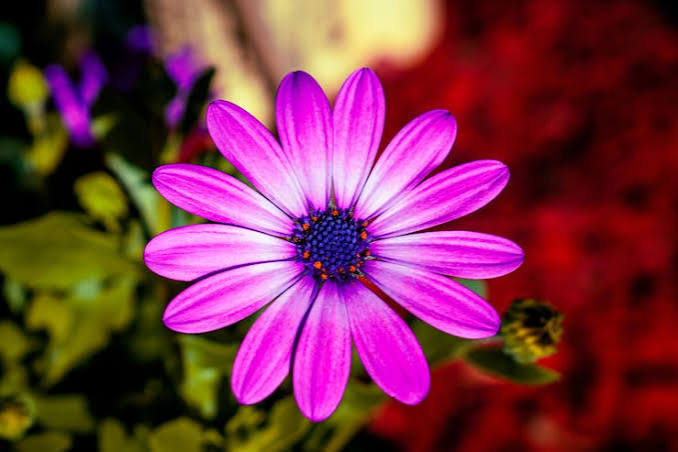
#> input picture IPP_PracticalFile1/flower.jpg, 678 x 452 px
$ jupyter execute Problem_09.ipynb
#> lines starting #> are read from the running program, lines starting #| are printed output that depends on the picture
# IPP Practical File 1
Swanand Wirkar
20251051 BDA

## Problem Statement 9

Write a Python program that converts an image from RGB to HSV colour space, and display each channel (Hue, Saturation, Value) separately using Matplotlib.

[cell 1]
import cv2
import matplotlib.pyplot as plt

image = cv2.imread("flower.jpg")
#> image is the input picture: shape (452, 678, 3); mean B, G, R 73.2, 51.2, 122.5
if image is None:
    raise FileNotFoundError("Could not find flower.jpg")
image = cv2.cvtColor(image, cv2.COLOR_BGR2RGB)
hsv_image = cv2.cvtColor(image, cv2.COLOR_RGB2HSV)
#> hsv_image: shape (452, 678, 3); mean H, S, V 90.8, 204.2, 126.2
hue, saturation, value = cv2.split(hsv_image)
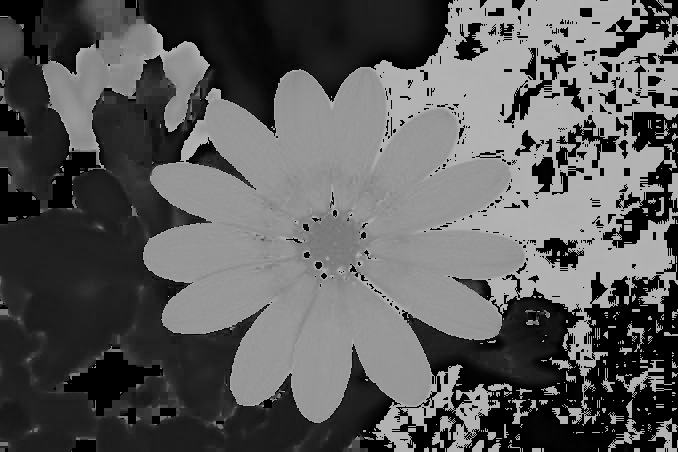
#> hue: shape (452, 678); min 0, max 179, mean 90.8
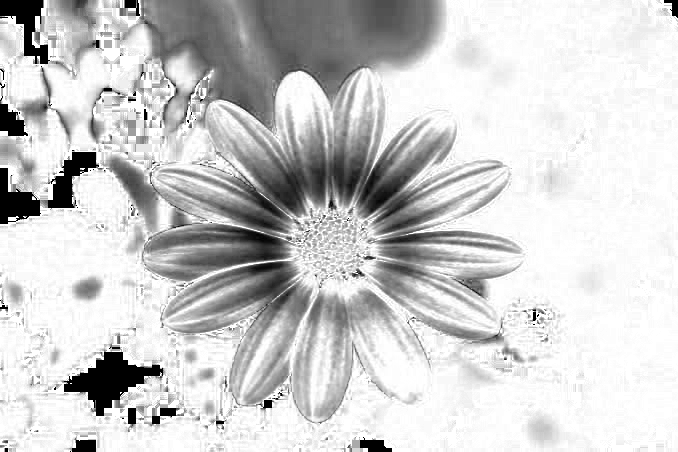
#> saturation: shape (452, 678); min 0, max 255, mean 204.2
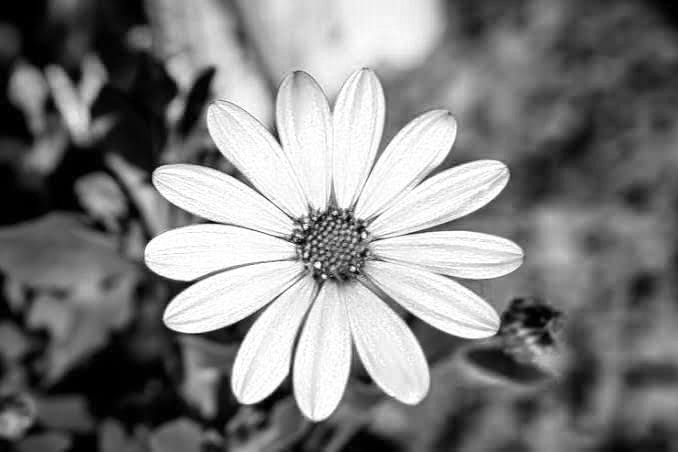
#> value: shape (452, 678); min 0, max 255, mean 126.2
fig, axes = plt.subplots(1, 3, figsize=(12, 4))
axes[0].imshow(hue, cmap="gray")
axes[0].set_title("Hue")
axes[1].imshow(saturation, cmap="gray")
axes[1].set_title("Saturation")
axes[2].imshow(value, cmap="gray")
axes[2].set_title("Value")
for axis in axes:
    axis.axis("off")
plt.tight_layout()
plt.show()
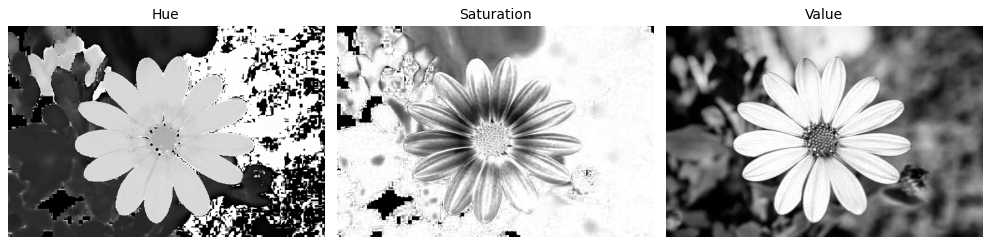
#> figure drawn by matplotlib, 3 panels
